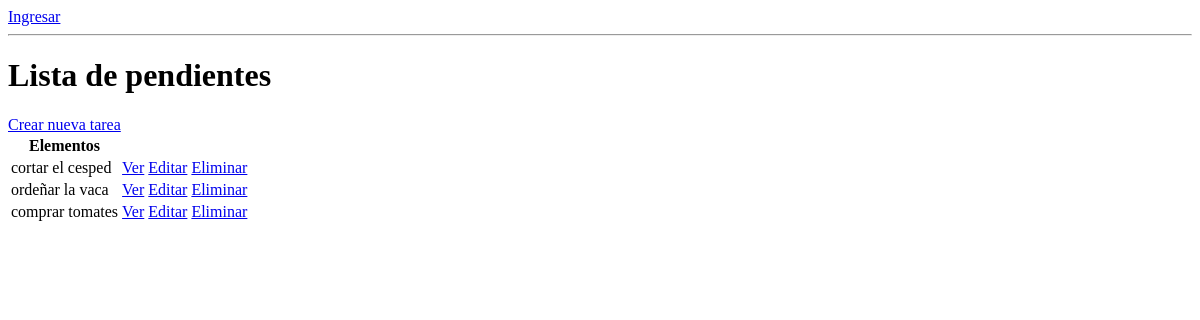
The app's page /, older data.
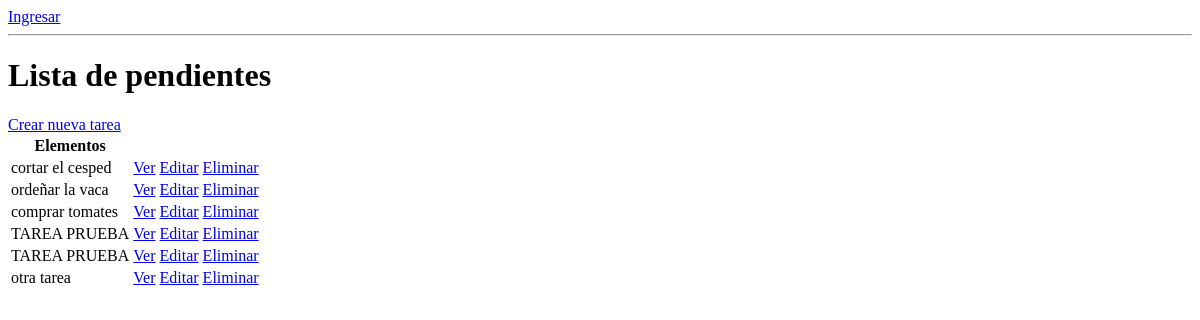
The same page, newer data.
### base/models.py (models this page shows, shortened)
class Tarea(models.Model):
    usuario = models.ForeignKey(User, on_delete= models.CASCADE, null= True, blank = True)
    titulo = models.CharField(max_length = 200)
    descripcion = models.TextField(null = True, blank = True)
    completo = models.BooleanField(default = False)
    creado = models.DateTimeField(auto_now_add = True)
    class Meta:
        ordering = ['completo']

### base/views.py (the view)
# urls.py: path('', ListaPendientes.as_view(), name='tareas'),
class ListaPendientes(ListView):
    model = Tarea
    context_object_name = 'tareas'

### base/templates/base/tarea_list.html
{% if request.user.is_authenticated %}
    <p>{{request.user}}</p>
    <a href={% url "logout" %}>Salir</a>
{% else %}
    <a href="{% url 'login' %}">Ingresar</a>
{% endif %}
<hr>
<h1>Lista de pendientes</h1>
<a href='{% url 'crear-tarea' %}'>Crear nueva tarea</a>
<table>
    <tr>
        <th>Elementos</th>
        <th></th>
        <th></th>
    </tr>
    {% for tarea in tareas %}
    <tr>
        <td>{{tarea.titulo}}</td>
        <td><a href="{% url 'tarea' tarea.id %}">Ver</a></td>
        <td><a href="{% url 'editar-tarea' tarea.id %}">Editar</a></td>
        <td><a href="{% url 'eliminar-tarea' tarea.id %}">Eliminar</a></td>
    </tr>
    {% empty %}
    <h3>No hay elementos en esta lista</h3>
    {% endfor %}
</table>

Row changes from the older to the newer data that the page shows:
added Tarea: titulo "TAREA PRUEBA"
added Tarea: titulo "TAREA PRUEBA"
added Tarea: titulo "otra tarea"
